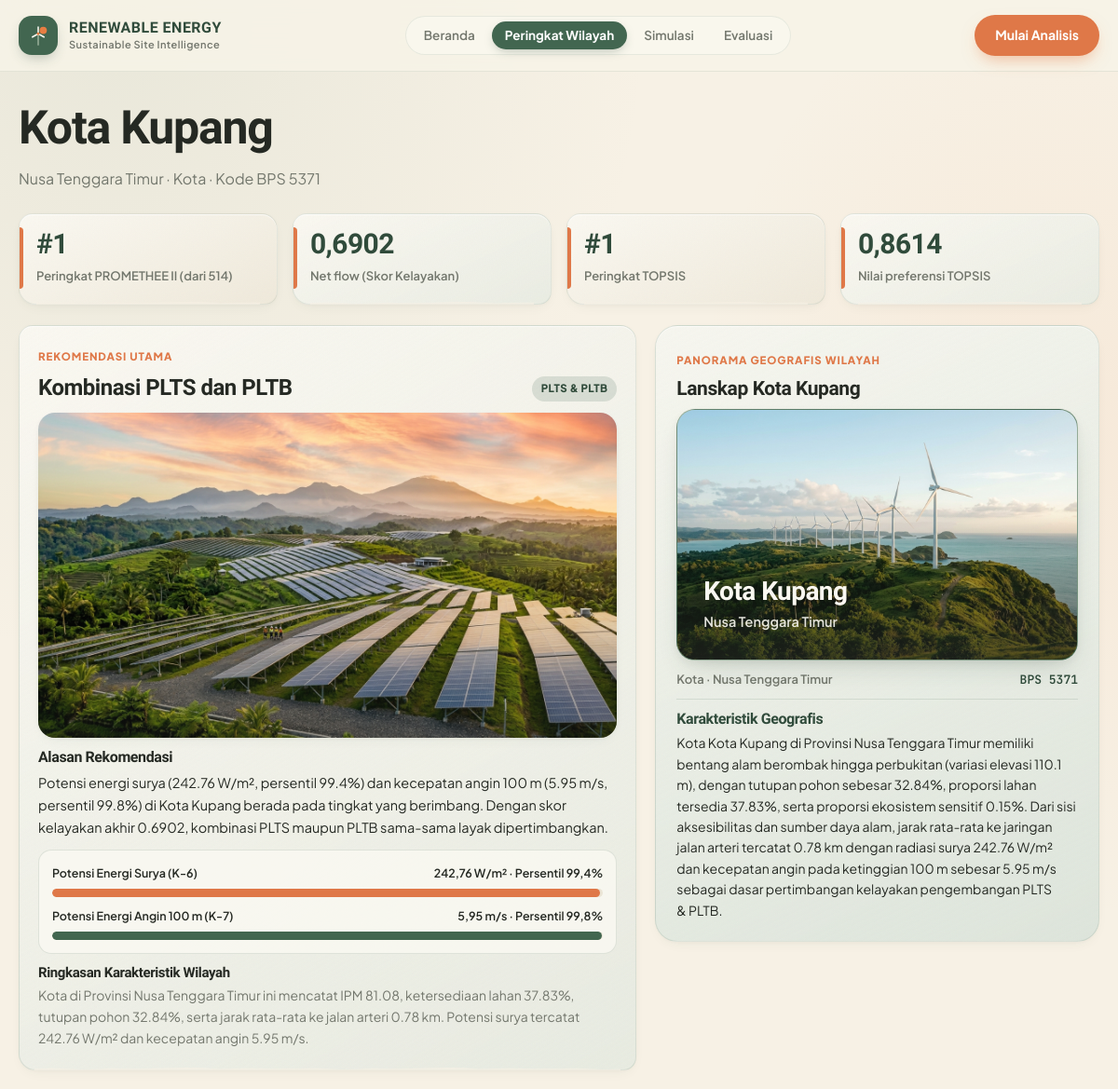
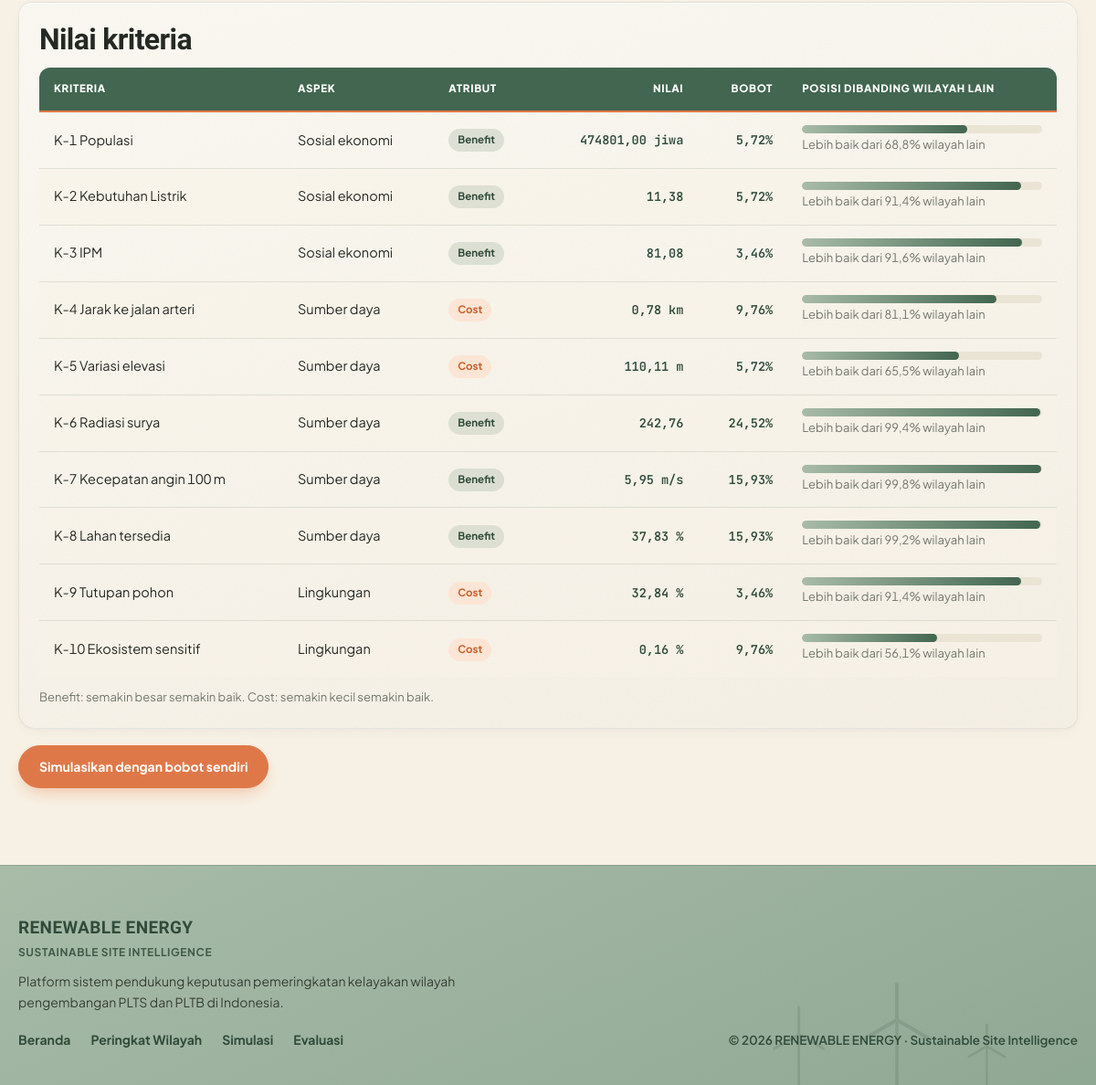
Screenshot of /wilayah/5371/ with the database file from the repository (2 pictures, top to bottom).
### pemeringkatan/models.py (models this page shows, shortened)
class Wilayah(models.Model):
    kode_bps = models.CharField(max_length=10, unique=True)
    kabkota = models.CharField("Kabupaten/Kota", max_length=100)
    provinsi = models.CharField(max_length=100, db_index=True)
    jenis = models.CharField("Jenis wilayah", max_length=30, blank=True)
    k1 = models.FloatField("Populasi")
    k2 = models.FloatField("Kebutuhan Listrik")
    k3 = models.FloatField("IPM")
    k4 = models.FloatField("Jarak ke jalan arteri")
    k5 = models.FloatField("Variasi elevasi")
    k6 = models.FloatField("Radiasi surya")
    k7 = models.FloatField("Kecepatan angin 100 m")
    k8 = models.FloatField("Lahan tersedia")
    k9 = models.FloatField("Tutupan pohon")
    k10 = models.FloatField("Ekosistem sensitif")
    v_topsis = models.FloatField(null=True, blank=True)
    peringkat_topsis = models.PositiveIntegerField(null=True, blank=True)
    net_flow = models.FloatField(null=True, blank=True)
    peringkat_promethee = models.PositiveIntegerField(null=True, blank=True, db_index=True)
    gambar_lanskap = models.CharField("URL gambar lanskap", max_length=500, blank=True, default="")
    class Meta:
        ordering = ["peringkat_promethee", "kabkota"]
        verbose_name = "Wilayah"
        verbose_name_plural = "Wilayah"

### pemeringkatan/views.py (the view)
# urls.py: path("wilayah/<str:kode>/", views.detail_wilayah, name="detail"),          # 3. Detail wilayah
def detail_wilayah(request, kode):
    w = get_object_or_404(Wilayah, kode_bps=kode)
    total = Wilayah.objects.count()
    bobot = _bobot_resmi_persen()
    baris = []
    for k, b in zip(KRITERIA, bobot):
        nilai = getattr(w, k["field"])
        lawan = {f"{k['field']}__lt": nilai} if k["atribut"] == "benefit" else {f"{k['field']}__gt": nilai}
        lebih_buruk = Wilayah.objects.filter(**lawan).count()
        baris.append(dict(k, nilai=nilai, bobot=b,
                          unggul=round(lebih_buruk / (total - 1) * 100, 1) if total > 1 else 0))
    rek = rekomendasi_energi(w)
    return render(request, "pemeringkatan/detail.html", {
        "w": w,
        "baris": baris,
        "total": total,
        "rekomendasi": rek,
        "karakteristik": ringkasan_karakteristik(w, rek),
        "deskripsi_geografis": deskripsi_geografis(w, rek),
        "gambar_lanskap": dapatkan_gambar_lanskap(w),
        "gambar_fallback": fallback_gambar_wilayah(w),
    })

### pemeringkatan/services/geospasial.py (called while the page is built)
def _persentil_arrays():
    from pemeringkatan.models import Wilayah
    rows = list(Wilayah.objects.values_list("k6", "k7"))
    surya = sorted(r[0] for r in rows)
    angin = sorted(r[1] for r in rows)
    return surya, angin

def _hitung_persentil(nilai, sorted_list):
    n = len(sorted_list)
    if n <= 1:
        return 50.0
    lebih_kecil = bisect_left(sorted_list, nilai)
    return round(lebih_kecil / (n - 1) * 100, 1)

def ringkasan_karakteristik(w, rek):
    jenis_label = w.jenis if w.jenis else "Wilayah administratif"
    return (
        f"{jenis_label} di Provinsi {w.provinsi} ini mencatat IPM {w.k3:.2f}, "
        f"ketersediaan lahan {w.k8:.2f}%, tutupan pohon {w.k9:.2f}%, serta "
        f"jarak rata-rata ke jalan arteri {w.k4:.2f} km. Potensi surya tercatat "
        f"{rek['nilai_surya']:.2f} W/m² dan kecepatan angin {rek['nilai_angin']:.2f} m/s."
    )

### pemeringkatan/services/kriteria.py (called while the page is built)
def bobot_resmi():
    return np.array(_ahp()[0])

### pemeringkatan/services/lanskap.py (called while the page is built, shortened)
def _nama_valid_untuk_panorama(title_or_url):
    low = title_or_url.lower()
    if ".svg" in low:
        return False
    if not any(ext in low for ext in (".jpg", ".jpeg", ".webp")):
        return False
    return not any(bad in low for bad in _BLACKLIST_KEYWORDS)

def fallback_gambar_wilayah(w):
    if w.k7 >= 4.2 or w.k5 < 120:
        return static("pemeringkatan/images/pltb-wind.jpg")
    return static("pemeringkatan/images/plts-solar.jpg")

def dapatkan_gambar_lanskap(w):
    if w.gambar_lanskap and _nama_valid_untuk_panorama(w.gambar_lanskap):
        return w.gambar_lanskap

### pemeringkatan/views.py (called while the page is built)
def _bobot_resmi_persen():
    return [round(float(x) * 100, 2) for x in bobot_resmi()]

### pemeringkatan/templates/pemeringkatan/detail.html (shortened to what this page needs)
{% extends "pemeringkatan/base.html" %}
{% load static %}
{% block content %}
<h1>{{ w.kabkota }}</h1>
<p class="sub">{{ w.provinsi }}{% if w.jenis %} · {{ w.jenis }}{% endif %} · Kode BPS {{ w.kode_bps }}</p>
<div class="grid g4" style="margin-bottom:22px">
  <div class="card stat" style="margin:0"><b>#{{ w.peringkat_promethee }}</b><span>Peringkat PROMETHEE II (dari {{ total }})</span></div>
  <div class="card stat" style="margin:0"><b>{{ w.net_flow|floatformat:4 }}</b><span>Net flow (Skor Kelayakan)</span></div>
  <div class="card stat" style="margin:0"><b>#{{ w.peringkat_topsis }}</b><span>Peringkat TOPSIS</span></div>
  <div class="card stat" style="margin:0"><b>{{ w.v_topsis|floatformat:4 }}</b><span>Nilai preferensi TOPSIS</span></div>
</div>
<div class="detail-hero-grid">
  <div class="energi-rek-card">
    <div>
      <span class="editorial-eyebrow">Rekomendasi Utama</span>
      <div style="display:flex;align-items:center;justify-content:space-between;gap:12px;flex-wrap:wrap;margin-top:4px;">
        <h2 style="margin:0;font-size:24px;">{{ rekomendasi.judul }}</h2>
        <span class="energi-badge {{ rekomendasi.kode|lower }}">{{ rekomendasi.ringkas }}</span>
      </div>
    </div>
    <div class="energi-photo-wrap">
      {% if rekomendasi.kode == 'PLTB' %}
      <img src="{% static 'pemeringkatan/images/pltb-wind.jpg' %}" alt="Visualisasi kawasan PLTB untuk {{ w.kabkota }}">
      {% else %}
      <img src="{% static 'pemeringkatan/images/plts-solar.jpg' %}" alt="Visualisasi kawasan PLTS untuk {{ w.kabkota }}">
      {% endif %}
    </div>
    <div>
      <h3 style="font-size:16px;margin-bottom:6px;">Alasan Rekomendasi</h3>
      <p style="margin:0;font-size:14.5px;color:var(--ink);">{{ rekomendasi.alasan }}</p>
    </div>
    <div class="energi-compare-bars">
      <div class="sim-mini-bar">
        <div class="sim-mini-label" style="color:var(--ink);">
          <span>Potensi Energi Surya (K-6)</span>
          <span>{{ rekomendasi.nilai_surya|floatformat:2 }} W/m² · Persentil {{ rekomendasi.persentil_surya|floatformat:1 }}%</span>
        </div>
        <div class="bar"><i style="width:{{ rekomendasi.persentil_surya|stringformat:'.1f' }}%;background:var(--terracotta);"></i></div>
      </div>
      <div class="sim-mini-bar">
        <div class="sim-mini-label" style="color:var(--ink);">
          <span>Potensi Energi Angin 100 m (K-7)</span>
          <span>{{ rekomendasi.nilai_angin|floatformat:2 }} m/s · Persentil {{ rekomendasi.persentil_angin|floatformat:1 }}%</span>
        </div>
        <div class="bar"><i style="width:{{ rekomendasi.persentil_angin|stringformat:'.1f' }}%;background:var(--forest);"></i></div>
      </div>
    </div>
    <div>
      <h3 style="font-size:15px;margin-bottom:4px;">Ringkasan Karakteristik Wilayah</h3>
      <p style="margin:0;font-size:14px;">{{ karakteristik }}</p>
    </div>
  </div>
  <div class="panel panorama-card">
    <div>
      <span class="editorial-eyebrow">Panorama Geografis Wilayah</span>
      <h2 style="margin:2px 0 0;font-size:21px;">Lanskap {{ w.kabkota }}</h2>
    </div>
    <figure class="landscape-showcase">
      <img
        src="{{ gambar_lanskap }}"
        alt="Panorama geografis {{ w.kabkota }}, {{ w.provinsi }}"
        loading="lazy"
        onerror="this.onerror=null;this.src='{{ gambar_fallback }}';"
      >
      <figcaption class="landscape-overlay">
        <h2>{{ w.kabkota }}</h2>
        <p>{{ w.provinsi }}</p>
      </figcaption>
    </figure>
    <div class="panorama-caption">
      <span>{% if w.jenis %}{{ w.jenis }}{% else %}Wilayah Administratif{% endif %} · {{ w.provinsi }}</span>
      <span style="font-family:var(--font-mono);color:var(--dark-green);">BPS {{ w.kode_bps }}</span>
    </div>
    <div class="panorama-geo-box">
      <h3>Karakteristik Geografis</h3>
      <p>{{ deskripsi_geografis }}</p>
    </div>
  </div>
</div>
<div class="card scroll">
  <h2>Nilai kriteria</h2>
  <table>
    <thead><tr><th>Kriteria</th><th>Aspek</th><th>Atribut</th><th class="n">Nilai</th><th class="n">Bobot</th><th>Posisi dibanding wilayah lain</th></tr></thead>
    <tbody>
    {% for b in baris %}
      <tr>
        <td>{{ b.kode }} {{ b.nama }}</td>
        <td>{{ b.aspek }}</td>
        <td><span class="pill {{ b.atribut }}">{{ b.atribut }}</span></td>
        <td class="n">{{ b.nilai|floatformat:2 }} {{ b.satuan }}</td>
        <td class="n">{{ b.bobot|floatformat:2 }}%</td>
        <td style="min-width:200px">
          <div class="bar"><i style="width:{{ b.unggul|stringformat:'.1f' }}%"></i></div>
          <small class="sub">Lebih baik dari {{ b.unggul|floatformat:1 }}% wilayah lain</small>
        </td>
      </tr>
    {% endfor %}
    </tbody>
  </table>
  <p class="sub" style="margin:12px 0 0">Benefit: semakin besar semakin baik. Cost: semakin kecil semakin baik.</p>
</div>
<p><a class="btn utama" href="{% url 'pemeringkatan:simulasi' %}">Simulasikan dengan bobot sendiri</a></p>
{% endblock %}

### pemeringkatan/templates/pemeringkatan/base.html (shortened to what this page needs)
{% load static %}
<!DOCTYPE html>
<html lang="id">
<head>
    <link rel="stylesheet" href="https://unpkg.com/leaflet@1.9.4/dist/leaflet.css">
    <link rel="stylesheet" href="https://unpkg.com/leaflet.markercluster@1.5.3/dist/MarkerCluster.css">
    <link rel="stylesheet" href="https://unpkg.com/leaflet.markercluster@1.5.3/dist/MarkerCluster.Default.css">
</head>
<body>
    <header class="top">
        <div class="wrap nav-container">
            <a class="logo" href="{% url 'pemeringkatan:beranda' %}">
                <span class="logo-icon" aria-hidden="true">
                </span>
                <span>
                    RENEWABLE ENERGY
                    <small>Sustainable Site Intelligence</small>
                </span>
            </a>
            <nav class="nav-menu" id="navMenu" aria-label="Menu utama">
                <a href="{% url 'pemeringkatan:beranda' %}" {% if request.resolver_match.url_name == 'beranda' %}class="aktif" aria-current="page"{% endif %}>Beranda</a>
                <a href="{% url 'pemeringkatan:peringkat' %}" {% if request.resolver_match.url_name == 'peringkat' or request.resolver_match.url_name == 'detail' %}class="aktif" aria-current="page"{% endif %}>Peringkat Wilayah</a>
                <a href="{% url 'pemeringkatan:simulasi' %}" {% if request.resolver_match.url_name == 'simulasi' or request.resolver_match.url_name == 'hasil' %}class="aktif" aria-current="page"{% endif %}>Simulasi</a>
                <a href="{% url 'pemeringkatan:evaluasi' %}" {% if request.resolver_match.url_name == 'evaluasi' %}class="aktif" aria-current="page"{% endif %}>Evaluasi</a>
            </nav>
            <div class="nav-actions">
                <a class="nav-cta" href="{% url 'pemeringkatan:simulasi' %}">Mulai Analisis</a>
            </div>
        </div>
    </header>
    <main class="wrap main-content" id="konten">
        {% block content %}{% endblock %}
    </main>
    <footer class="footer">
        <div class="wrap footer-content">
            <div class="footer-brand">
                <strong>RENEWABLE ENERGY</strong>
                <small>Sustainable Site Intelligence</small>
                <p>Platform sistem pendukung keputusan pemeringkatan kelayakan wilayah pengembangan PLTS dan PLTB di Indonesia.</p>
                <nav class="footer-links" aria-label="Tautan footer">
                    <a href="{% url 'pemeringkatan:beranda' %}">Beranda</a>
                    <a href="{% url 'pemeringkatan:peringkat' %}">Peringkat Wilayah</a>
                    <a href="{% url 'pemeringkatan:simulasi' %}">Simulasi</a>
                    <a href="{% url 'pemeringkatan:evaluasi' %}">Evaluasi</a>
                </nav>
            </div>
            <div class="footer-meta">
                <span>© {% now "Y" %} RENEWABLE ENERGY · Sustainable Site Intelligence</span>
            </div>
        </div>
    </footer>
</body>
</html>

### rows the page displays
Wilayah: kabkota "Kota Kupang", provinsi "Nusa Tenggara Timur", jenis "Kota", kode_bps "5371", peringkat_promethee "1", net_flow "0,6902", peringkat_topsis "1", v_topsis "0,8614", nilai "474801,00" "11,38" "81,08" "0,78" "110,11" "242,76" "5,95" "37,83" "32,84" "0,16"

### other values shown
{{ total }} "514"
{{ rekomendasi.judul }} "Kombinasi PLTS dan PLTB"
{{ rekomendasi.ringkas }} "PLTS & PLTB"
{{ rekomendasi.nilai_surya|floatformat:2 }} "242,76"
{{ rekomendasi.persentil_surya|floatformat:1 }} "99,4"
{{ rekomendasi.nilai_angin|floatformat:2 }} "5,95"
{{ rekomendasi.persentil_angin|floatformat:1 }} "99,8"
{{ b.kode }} "K-1" "K-2" "K-3" "K-4" "K-5" "K-6" "K-7" "K-8" "K-9" "K-10"
{{ b.nama }} "Populasi" "Kebutuhan Listrik" "IPM" "Jarak ke jalan arteri" "Variasi elevasi" "Radiasi surya" "Kecepatan angin 100 m" "Lahan tersedia" "Tutupan pohon" "Ekosistem sensitif"
{{ b.aspek }} "Sosial ekonomi" "Sosial ekonomi" "Sosial ekonomi" "Sumber daya" "Sumber daya" "Sumber daya" "Sumber daya" "Sumber daya" "Lingkungan" "Lingkungan"
{{ b.atribut }} "Benefit" "Benefit" "Benefit" "Cost" "Cost" "Benefit" "Benefit" "Benefit" "Cost" "Cost"
{{ b.satuan }} "jiwa" "km" "m" "m/s" "%" "%" "%"
{{ b.bobot|floatformat:2 }} "5,72" "5,72" "3,46" "9,76" "5,72" "24,52" "15,93" "15,93" "3,46" "9,76"
{{ b.unggul|floatformat:1 }} "68,8" "91,4" "91,6" "81,1" "65,5" "99,4" "99,8" "99,2" "91,4" "56,1"
